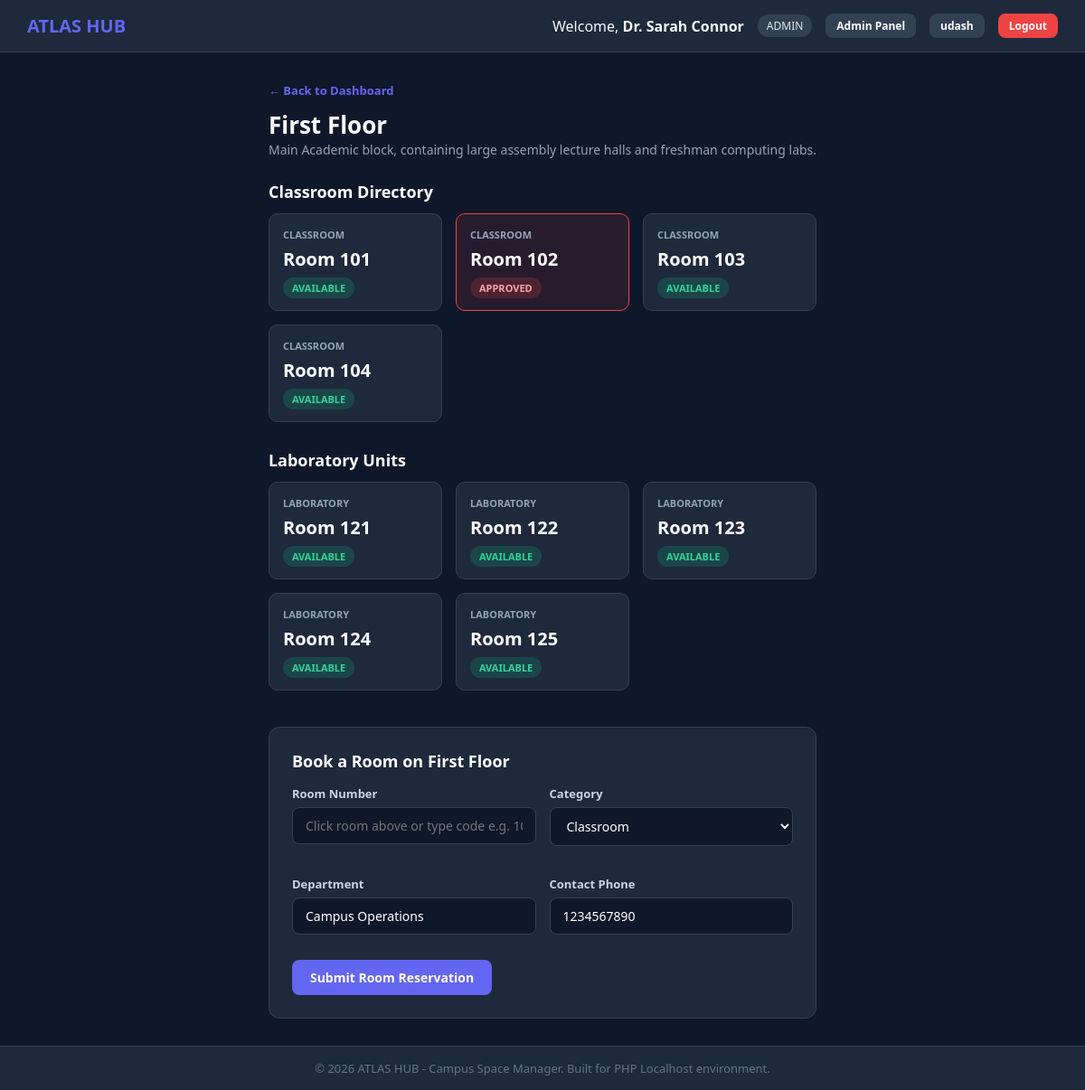
/floor.php (signed in), run on the app's committed database.
### tables this page shows
CREATE TABLE IF NOT EXISTS floors (
    id INT AUTO_INCREMENT PRIMARY KEY,
    floor_name VARCHAR(50) NOT NULL,
    description TEXT NOT NULL,
    occupancy_rate INT DEFAULT 0,
    total_rooms INT DEFAULT 8,
    occupied INT DEFAULT 0
);

### floor.php (the view, shortened to what this page needs)
<?php
require_once 'config.php';
$floor_id = isset($_GET['id']) ? intval($_GET['id']) : 1;
$floor_sql = "SELECT * FROM floors WHERE id = $floor_id LIMIT 1";
$floor_result = mysqli_query($conn, $floor_sql);
$floor = mysqli_fetch_assoc($floor_result);
$floor_bookings_sql = "SELECT room_number, status FROM bookings WHERE floor_id = $floor_id AND status IN ('approved', 'pending')";
$floor_bookings_res = mysqli_query($conn, $floor_bookings_sql);
$booked_rooms = [];
while ($row = mysqli_fetch_assoc($floor_bookings_res)) {
    $booked_rooms[$row['room_number']] = $row['status'];
}
$base = $floor_id * 100;
$classrooms = [$base + 1, $base + 2, $base + 3, $base + 4];
$laboratories = [$base + 21, $base + 22, $base + 23, $base +24,$base +25];
include 'header.php';
?>
<div style="margin-bottom: 20px;">
    <a href="index.php" style="color: #6366f1; text-decoration: none; font-size: 13px; font-weight: bold;">&larr; Back to Dashboard</a>
    <h1 style="font-size: 26px; color: #ffffff; margin-top: 10px;"><?php echo htmlspecialchars($floor['floor_name']); ?></h1>
    <p style="color: #94a3b8; font-size: 14px;"><?php echo htmlspecialchars($floor['description']); ?></p>
</div>
<h3 style="font-size: 18px; color: #ffffff; margin-bottom: 12px; margin-top: 25px;">Classroom Directory</h3>
<div class="room-grid">
    <?php foreach ($classrooms as $rm): ?>
        <?php
            $status = isset($booked_rooms[$rm]) ? $booked_rooms[$rm] : 'available';
            $card_class = "room-card " . ($status === 'approved' ? 'booked' : ($status === 'pending' ? 'pending' : ''));
        ?>
        <div class="<?php echo $card_class; ?>" onclick="selectRoom('<?php echo $rm; ?>', 'classroom')">
            <div style="font-size: 11px; color: #94a3b8; font-weight: bold;">CLASSROOM</div>
            <div style="font-size: 20px; font-weight: bold; color: #ffffff; margin: 6px 0;">Room <?php echo $rm; ?></div>
            <span class="badge-status badge-<?php echo $status === 'approved' ? 'rejected' : ($status === 'pending' ? 'pending' : 'approved'); ?>">
                <?php echo strtoupper($status); ?>
            </span>
        </div>
    <?php endforeach; ?>
</div>
<h3 style="font-size: 18px; color: #ffffff; margin-bottom: 12px; margin-top: 30px;">Laboratory Units</h3>
<div class="room-grid">
    <?php foreach ($laboratories as $rm): ?>
        <?php
            $status = isset($booked_rooms[$rm]) ? $booked_rooms[$rm] : 'available';
            $card_class = "room-card " . ($status === 'approved' ? 'booked' : ($status === 'pending' ? 'pending' : ''));
        ?>
        <div class="<?php echo $card_class; ?>" onclick="selectRoom('<?php echo $rm; ?>', 'laboratory')">
            <div style="font-size: 11px; color: #94a3b8; font-weight: bold;">LABORATORY</div>
            <div style="font-size: 20px; font-weight: bold; color: #ffffff; margin: 6px 0;">Room <?php echo $rm; ?></div>
            <span class="badge-status badge-<?php echo $status === 'approved' ? 'rejected' : ($status === 'pending' ? 'pending' : 'approved'); ?>">
                <?php echo strtoupper($status); ?>
            </span>
        </div>
    <?php endforeach; ?>
</div>
<div style="background-color: #1e293b; border: 1px solid #334155; border-radius: 12px; padding: 25px; margin-top: 40px;">
    <h3 style="font-size: 18px; color: #ffffff; margin-bottom: 15px;">Book a Room on <?php echo htmlspecialchars($floor['floor_name']); ?></h3>
    <form action="floor.php?id=<?php echo $floor_id; ?>" method="POST">
        <div style="display: grid; grid-template-columns: repeat(auto-fit, minmax(200px, 1fr)); gap: 15px;">
            <div class="form-group">
                <label for="room_number">Room Number</label>
                <input type="text" name="room_number" id="selected_room_input" class="form-control" placeholder="Click room above or type code e.g. 101" required>
            </div>
            <div class="form-group">
                <label for="category">Category</label>
                <select name="category" id="selected_category_input" class="form-control">
                    <option value="classroom">Classroom</option>
                </select>
            </div>
            <div class="form-group">
                <label for="department">Department</label>
                <input type="text" name="department" id="department" class="form-control" value="<?php echo htmlspecialchars($_SESSION['user_dept']); ?>" required>
            </div>
            <div class="form-group">
                <label for="phone_number">Contact Phone</label>
                <input type="text" name="phone_number" id="phone_number" class="form-control" value="<?php echo htmlspecialchars($_SESSION['user_phone']); ?>" required>
            </div>
        </div>
        <button type="submit" class="btn" style="margin-top: 10px;">Submit Room Reservation</button>
    </form>
</div>
<?php include 'footer.php'; ?>

### style.css (style rules this page uses)
* { margin: 0; padding: 0; box-sizing: border-box; font-family: 'Segoe UI', Tahoma, Geneva, Verdana, sans-serif; }
body { background-color: #0f172a; color: #f8fafc; min-height: 100vh; display: flex; flex-direction: column; }
.form-group { margin-bottom: 18px; }
.form-group label { display: block; font-size: 13px; color: #cbd5e1; margin-bottom: 6px; font-weight: 600; }
.form-control { width: 100%; padding: 10px 14px; background-color: #0f172a; border: 1px solid #334155; border-radius: 8px; color: #ffffff; font-size: 14px; outline: none; }
.btn { display: inline-block; padding: 10px 20px; background-color: #6366f1; color: #ffffff; border: none; border-radius: 8px; font-size: 14px; font-weight: 600; cursor: pointer; text-decoration: none; text-align: center; transition: background-color 0.2s; }
.room-grid { display: grid; grid-template-columns: repeat(auto-fill, minmax(180px, 1fr)); gap: 15px; margin-bottom: 30px; }
.room-card { background-color: #1e293b; border: 1px solid #334155; border-radius: 10px; padding: 15px; cursor: pointer; text-align: left; }
.room-card.booked { border-color: #ef4444; background-color: rgba(239, 68, 68, 0.1); }
.badge-status { padding: 4px 10px; border-radius: 20px; font-size: 11px; font-weight: bold; text-transform: uppercase; }
.badge-approved { background-color: rgba(16, 185, 129, 0.2); color: #34d399; }
.badge-rejected { background-color: rgba(239, 68, 68, 0.2); color: #fca5a5; }

### data on the page
floors: floor_name "First Floor", description "Main Academic block, containing large assembly lecture halls and freshman computing labs."

### other printed values
$_SESSION['user_name'] "Dr. Sarah Connor"
$_SESSION['user_role'] "ADMIN"
$rm "101"
$status "AVAILABLE"
$rm "102"
$status "APPROVED"
$rm "103"
$rm "104"
$rm "121"
$rm "122"
$rm "123"
$rm "124"
$rm "125"
